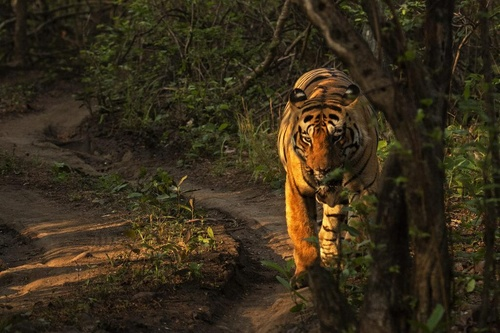
#> input picture websites/wild-expedition/images/tours/Animals/Tadoba/1.jpg, 500 x 333 px, shrunk from 1024 x 682 before the run, found by its file name
$ python find_crops.py
#> lines starting #> are read from the running program, lines starting #| are printed output that depends on the picture
from PIL import Image

im = Image.open('images/tours/Animals/Tadoba/1.jpg')
#> im is the input picture: PIL image 500x333 RGB; mean R, G, B 55.4, 45, 26.3
w, h = im.size
#> w = 500; h = 333
print(f"Tadoba width={w}, height={h}")
#| Tadoba width=500, height=333

# If we crop the right side: 50% to 100% of width
# where is the tiger's face?
# Let's save a crop with x from 0.35 to 0.85
crop_tiger = im.crop((int(w * 0.3), 0, int(w * 0.9), h))
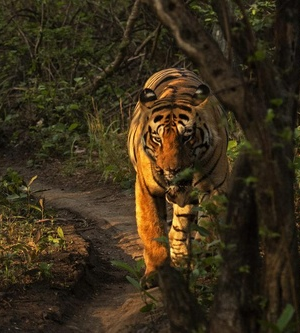
#> crop_tiger: PIL image 300x333 RGB; mean R, G, B 57.7, 46.1, 25.9
crop_tiger.save('scratch/crop_tiger.jpg')

# Pench leopard:
im_p = Image.open('images/animals/pench_leopard.jpg')
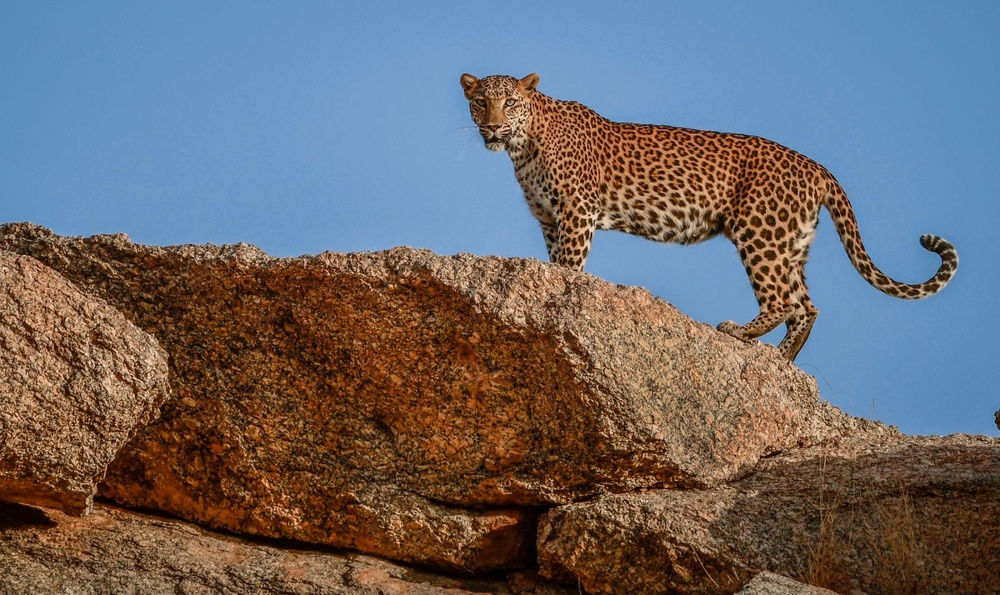
#> input picture websites/wild-expedition/images/animals/pench_leopard.jpg, 1000 x 595 px, shrunk from 2048 x 1219 before the run, found by its file name
#> im_p is the input picture: PIL image 1000x595 RGB; mean R, G, B 107.6, 104.5, 107.6
wp, hp = im_p.size
#> wp = 1000; hp = 595
print(f"Pench width={wp}, height={hp}")
#| Pench width=1000, height=595
# The leopard in pench_leopard.jpg:
# In the user screenshot, only the rocks and the leopard's tail/paws are visible, the head is cropped off!
# That means the leopard's head is in the TOP 30% of the image!
# Let's check:
crop_top = im_p.crop((0, 0, wp, int(hp * 0.6)))
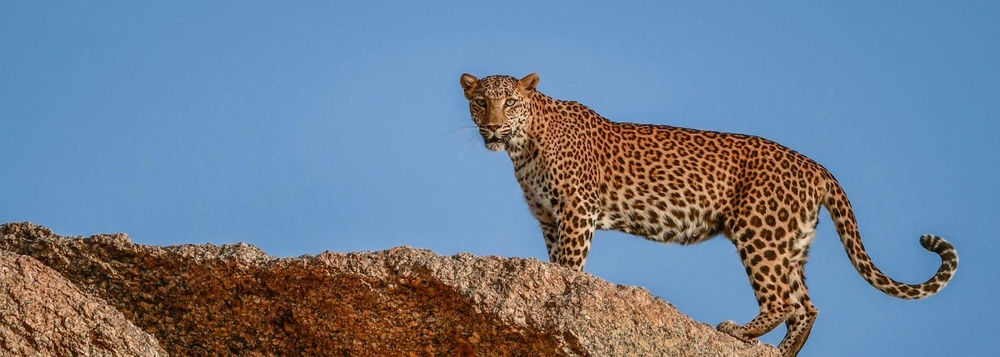
#> crop_top: PIL image 1000x357 RGB; mean R, G, B 110.8, 127.1, 147.9
crop_top.save('scratch/crop_pench_top.jpg')
print("Saved crops.")
